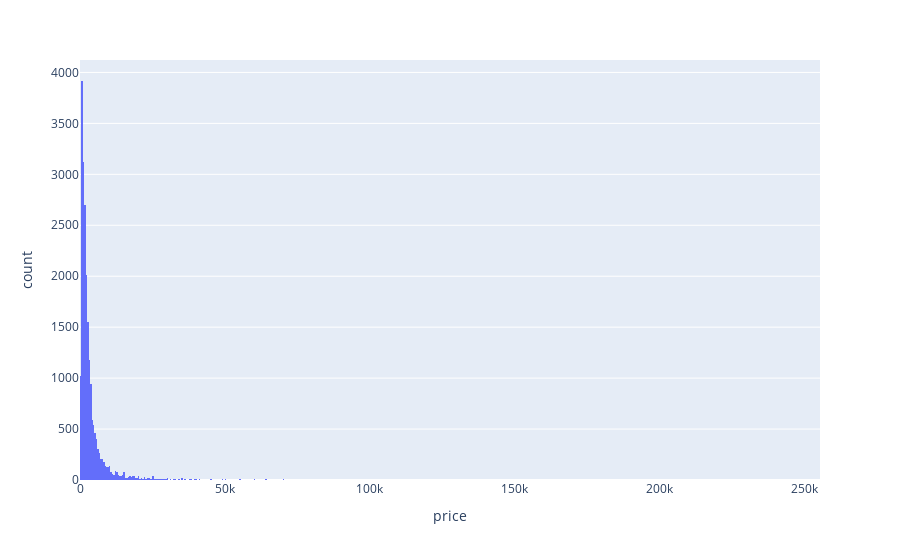

The notebook cell saved with this chart:
### Code cell
fig = px.histogram(df, x='price')

fig.show()

### Figure 1 — Plotly figure (JSON) as saved in the notebook; plotly's stock layout.template omitted (floating-point values rounded to 4 significant figures; data arrays with more than 128 entries replaced by an {"elided": "..."} marker saying what was removed)
{"data": [{"alignmentgroup": "True", "bingroup": "x", "hovertemplate": "price=%{x}<br>count=%{y}<extra></extra>", "legendgroup": "", "marker": {"color": "#636efa", "pattern": {"shape": ""}}, "name": "", "offsetgroup": "", "orientation": "v", "showlegend": false, "type": "histogram", "x": {"elided": "21570 int values"}, "xaxis": "x", "yaxis": "y"}], "layout": {"autosize": true, "barmode": "relative", "legend": {"tracegroupgap": 0}, "margin": {"t": 60}, "xaxis": {"anchor": "y", "autorange": true, "domain": [0, 1], "range": [-0.5, 255500.0], "title": {"text": "price"}, "type": "linear"}, "yaxis": {"anchor": "x", "autorange": true, "domain": [0, 1], "range": [0, 4122.0], "title": {"text": "count"}}}}
